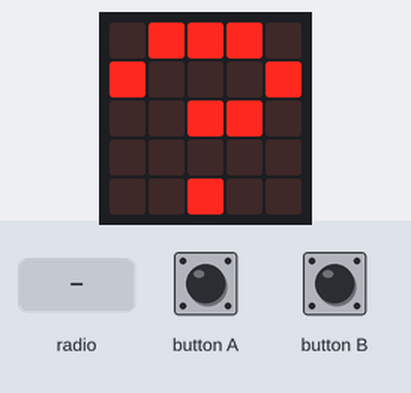
Bench run of a program on a simulated BBC micro:bit running MicroPython. On the bench: the board's 5×5 LED display. The test bench sets the inputs (shaded band).

Above: at 5.0 s.
5.1 s: radio message "1" arrives
At 5.9 s:
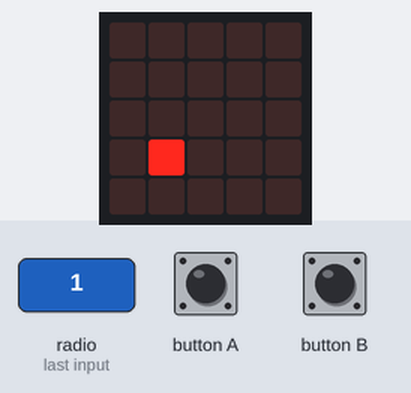
6.6 s: button A pressed for 0.15 s
At 7.0 s:
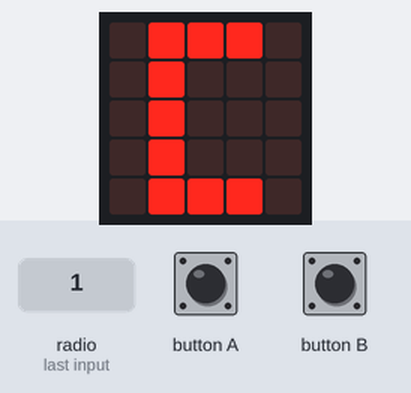
9.1 s: button B pressed for 0.15 s
At 9.9 s:
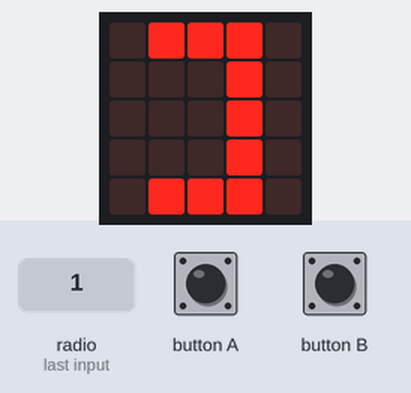
Timing chart, 0 to 12.1 s (numbered marks = the images above; inputs shaded):
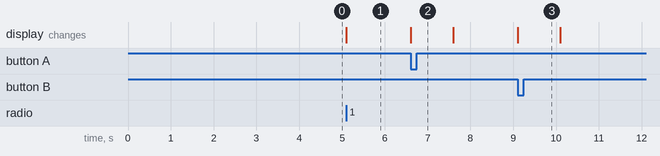

Measured:
- after the input at 5.1 s, the display: changes at once (image 1)
- after the input at 6.6 s, the display: changes at once (image 2)
- after the input at 9.1 s, the display: changes at once (image 3)

The program:

secret-receiver.py
```python
from microbit import *
import radio

radio.config(group=3, length=64)
radio.on()

PLAIN = "ABCDEFGHIJKLMNOPQRSTUVWXYZ" # unshifted caeser cipher
WHEEL = ".........................." # build up your key here
#WHEEL= "ABCDEFGHIJKLMNOPQRSTUVWXYZ" # use this to show ciphered text

def cipher(wheel, message, shifti=0, shiftd=0):
    result = ""
    shift = shifti
    for letter in message:
        index = ord(letter) - ord('A')
        index = (index + shift) % len(wheel)
        result = result + wheel[index]
        shift = (shift + shiftd) % 26
    return result

# on reset, try to receive the first message we see
message = None
display.show("?")
while message is None:
    try:
        message = radio.receive()
        if message is not None:
            break
    except: # reset radio if it crashes
        radio.off()
        radio.on()

radio.off()

# try to decipher the message using the wheel you have worked out
message = cipher(WHEEL, message)
index = 0
display.show(message[index])

# read out the decoded message, using the presently worked out wheel
while True:
    if button_a.was_pressed():
        if index > 0:
            index = index - 1
            display.clear()
            sleep(100)
        else:
            display.show("[")
            sleep(1000)
        display.show(message[index])

    elif button_b.was_pressed():
        if index < len(message)-1:
            index = index + 1
            display.clear()
            sleep(100)
        else:
            display.show("]")
            sleep(1000)
        display.show(message[index])
```
